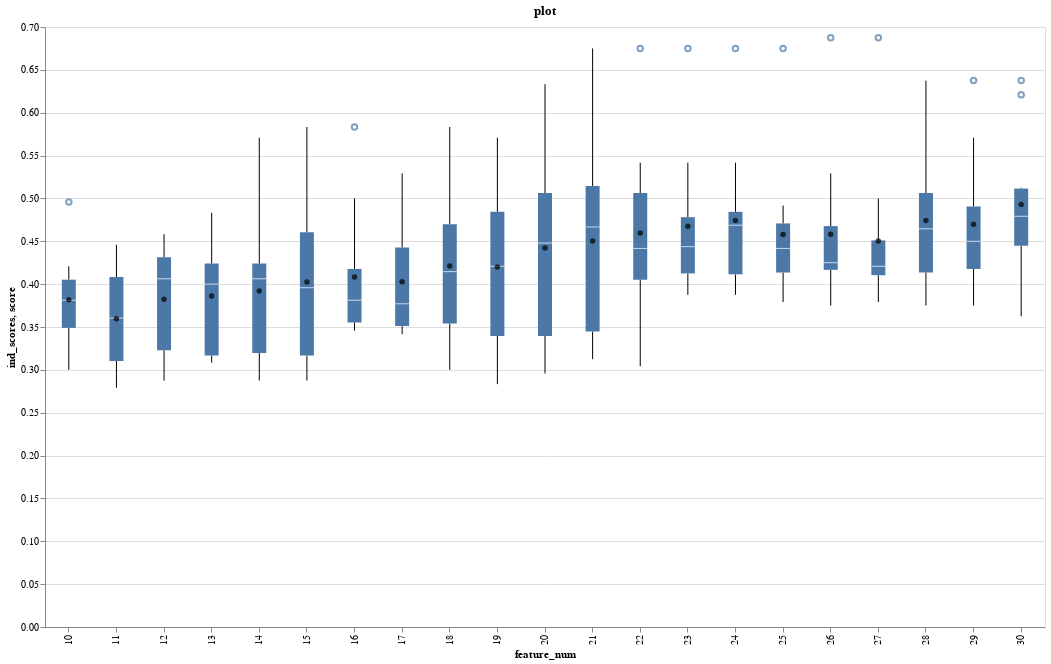

Here is the notebook cell this chart was saved with:
### Markdown cell above
#### The altair_feature_selection_chart function will generate charts of the feature selection information and similarly has a uniqueness parameter that functions in the same way as the dictionary. Click on the figure to see the features matching the uniqueness threshold for that feature space across the 10 fold selection process

### Code cell
bp_preprocessing.altair_feature_selection_chart(ridge_stats,uniqueness=3)

### Figure 1 — Vega-Lite specification as saved in the notebook (floating-point values rounded to 4 significant figures; data arrays with more than 128 entries replaced by an {"elided": "..."} marker saying what was removed)
{"config": {"view": {"continuousWidth": 400, "continuousHeight": 300}}, "layer": [{"data": {"name": "data-7f44a9d760907705afac057439d1af3f"}, "mark": "boxplot", "encoding": {"x": {"field": "feature_num", "type": "ordinal"}, "y": {"field": "ind_scores", "type": "quantitative"}}, "selection": {"selector003": {"type": "single", "empty": "none", "nearest": true}, "selector004": {"type": "interval", "bind": "scales", "encodings": ["x", "y"]}}}, {"data": {"name": "data-1c3a656e001f00c4417a30fe2bbb0e1a"}, "mark": {"type": "point", "color": "black", "filled": true}, "encoding": {"x": {"field": "feature_num", "title": "feature_num", "type": "ordinal"}, "y": {"field": "avg_score", "title": "score", "type": "quantitative"}}, "selection": {"selector003": {"type": "single", "empty": "none", "nearest": true}}}, {"data": {"name": "data-1c3a656e001f00c4417a30fe2bbb0e1a"}, "mark": {"type": "text", "baseline": "bottom", "dy": -75}, "encoding": {"text": {"field": "featuresX", "type": "nominal"}, "y": {"field": "zero", "type": "quantitative"}}, "transform": [{"filter": {"selection": "selector003"}}]}], "height": 600, "title": "plot", "width": 1000, "$schema": "https://vega.github.io/schema/vega-lite/v4.17.0.json", "datasets": {"data-7f44a9d760907705afac057439d1af3f": {"elided": "210 records"}, "data-1c3a656e001f00c4417a30fe2bbb0e1a": [{"feature_num": 10, "ind_scores": [0.3958, 0.3708, 0.3208, 0.4083, 0.3833, 0.3792, 0.4208, 0.4958, 0.3417, 0.3], "avg_score": 0.3817, "stdev": 0.05251, "ci68": "(0.32944447525005116, 0.4338888580832822)", "yerr": 0.05222, "features": [["TAU", "POTEJ", "MYDGF", "1433G", "PVR", "LTBP4", "PAL4A", "NLGN3", "PPT1", "1433Z"], ["1433G", "HBA", "NEU1", "LV861", "CO4A", "TAU", "OMD", "OSCAR", "TSP4", "MYDGF"], ["TAU", "TRFM", "GNS", "MGP", "1433G", "NPY", "AK1C1", "CHIT1", "CHLE", "1433Z"], ["1433G", "HTRA1", "SCG2", "AMYP", "LRP1B", "TAU", "MYDGF", "FREM2", "TIMP2", "1433Z"], ["1433G", "IDS", "SRPX", "CHLE", "ERAP2", "CPVL", "TAU", "CALB1", "1433Z", "FREM2"], ["1433G", "KLK11", "AMY2B", "PTPR2", "AK1C1", "CAH2", "PPT1", "1433Z", "TAU", "CPVL"], ["TAU", "MASP1", "CO7", "CLMP", "CAH2", "1433Z", "AK1C1", "PPT1", "NPTX2", "CHLE"], ["TAU", "CLMP", "K1C12", "POTEI", "CATD", "A0A075B7D0", "1433Z", "CADH5", "ZNF25", "VWF"], ["TAU", "MGAT2", "LRP1B", "HYI", "1433G", "CADH5", "PAL4A", "VWF", "ECM1", "HDHD2"], ["1433G", "PLSL", "MXRA8", "TSP2", "PAL4A", "PVR", "HLAE", "CAH2", "1433Z", "CADH5"]], "uniqueX_features_ina_string": "1433G, 1433Z, AK1C1, CADH5, CAH2, CHLE, MYDGF, PAL4A, PPT1, TAU", "featuresX": ["1433G, 1433Z, AK1C1, CADH5, CAH2, CHLE, MYDGF, PAL4A, PPT1, TAU"], "zero": 0}, {"feature_num": 11, "ind_scores": [0.3083, 0.3167, 0.2792, 0.4083, 0.4083, 0.4083, 0.3792, 0.4458, 0.3, 0.3417], "avg_score": 0.3596, "stdev": 0.05455, "ci68": "(0.30533414676906756, 0.41383251989759906)", "yerr": 0.05425, "features": [["TAU", "POTEJ", "MYDGF", "1433G", "PVR", "LTBP4", "PAL4A", "NLGN3", "PPT1", "1433Z", "HBAZ"], ["1433G", "HBA", "NEU1", "LV861", "CO4A", "TAU", "OMD", "OSCAR", "TSP4", "MYDGF", "1433B"], ["TAU", "TRFM", "GNS", "MGP", "1433G", "NPY", "AK1C1", "CHIT1", "CHLE", "1433Z", "AMY2B"], ["1433G", "HTRA1", "SCG2", "AMYP", "LRP1B", "TAU", "MYDGF", "FREM2", "TIMP2", "1433Z", "SUMO4"], ["1433G", "IDS", "SRPX", "CHLE", "ERAP2", "CPVL", "TAU", "CALB1", "1433Z", "FREM2", "NEDD8"], ["1433G", "KLK11", "AMY2B", "PTPR2", "AK1C1", "CAH2", "PPT1", "1433Z", "TAU", "CPVL", "SEPR"], ["TAU", "MASP1", "CO7", "CLMP", "CAH2", "1433Z", "AK1C1", "PPT1", "NPTX2", "CHLE", "GDIA"], ["TAU", "CLMP", "K1C12", "POTEI", "CATD", "A0A075B7D0", "1433Z", "CADH5", "ZNF25", "VWF", "1433G"], ["TAU", "MGAT2", "LRP1B", "HYI", "1433G", "CADH5", "PAL4A", "VWF", "ECM1", "HDHD2", "MMP2"], ["1433G", "PLSL", "MXRA8", "TSP2", "PAL4A", "PVR", "HLAE", "CAH2", "1433Z", "CADH5", "TAU"]], "uniqueX_features_ina_string": "1433G, 1433Z, AK1C1, CADH5, CAH2, CHLE, MYDGF, PAL4A, PPT1, TAU", "featuresX": ["1433G, 1433Z, AK1C1, CADH5, CAH2, CHLE, MYDGF, PAL4A, PPT1, TAU"], "zero": 0}, {"feature_num": 12, "ind_scores": [0.425, 0.3042, 0.2917, 0.4083, 0.4333, 0.4583, 0.4333, 0.3792, 0.2875, 0.4042], "avg_score": 0.3825, "stdev": 0.06106, "ci68": "(0.3217771913902592, 0.44322280860974084)", "yerr": 0.06072, "features": [["TAU", "POTEJ", "MYDGF", "1433G", "PVR", "LTBP4", "PAL4A", "NLGN3", "PPT1", "1433Z", "HBAZ", "ADA28"], ["1433G", "HBA", "NEU1", "LV861", "CO4A", "TAU", "OMD", "OSCAR", "TSP4", "MYDGF", "1433B", "CADH8"], ["TAU", "TRFM", "GNS", "MGP", "1433G", "NPY", "AK1C1", "CHIT1", "CHLE", "1433Z", "AMY2B", "MMP2"], ["1433G", "HTRA1", "SCG2", "AMYP", "LRP1B", "TAU", "MYDGF", "FREM2", "TIMP2", "1433Z", "SUMO4", "CO7"], ["1433G", "IDS", "SRPX", "CHLE", "ERAP2", "CPVL", "TAU", "CALB1", "1433Z", "FREM2", "NEDD8", "MMP2"], ["1433G", "KLK11", "AMY2B", "PTPR2", "AK1C1", "CAH2", "PPT1", "1433Z", "TAU", "CPVL", "SEPR", "GDIA"], ["TAU", "MASP1", "CO7", "CLMP", "CAH2", "1433Z", "AK1C1", "PPT1", "NPTX2", "CHLE", "GDIA", "CADH5"], ["TAU", "CLMP", "K1C12", "POTEI", "CATD", "A0A075B7D0", "1433Z", "CADH5", "ZNF25", "VWF", "1433G", "SEM3B"], ["TAU", "MGAT2", "LRP1B", "HYI", "1433G", "CADH5", "PAL4A", "VWF", "ECM1", "HDHD2", "MMP2", "SUMO4"], ["1433G", "PLSL", "MXRA8", "TSP2", "PAL4A", "PVR", "HLAE", "CAH2", "1433Z", "CADH5", "TAU", "SEPR"]], "uniqueX_features_ina_string": "1433G, 1433Z, AK1C1, CADH5, CAH2, CHLE, MMP2, MYDGF, PAL4A, PPT1, TAU", "featuresX": ["1433G, 1433Z, AK1C1, CADH5, CAH2, CHLE, MMP2, MYDGF, PAL4A, PPT1, TAU"], "zero": 0}, {"feature_num": 13, "ind_scores": [0.3958, 0.3083, 0.3292, 0.4208, 0.425, 0.4833, 0.4708, 0.3125, 0.3125, 0.4042], "avg_score": 0.3862, "stdev": 0.06316, "ci68": "(0.3234355423317144, 0.44906445766828557)", "yerr": 0.06281, "features": {"elided": "10x13 str values"}, "uniqueX_features_ina_string": "1433G, 1433Z, AK1C1, CADH5, CAH2, CHLE, MMP2, MYDGF, PAL4A, PPT1, TAU", "featuresX": ["1433G, 1433Z, AK1C1, CADH5, CAH2, CHLE, MMP2, MYDGF, PAL4A, PPT1, TAU"], "zero": 0}, {"feature_num": 14, "ind_scores": [0.3958, 0.3083, 0.2875, 0.4208, 0.425, 0.4417, 0.5708, 0.3, 0.3542, 0.4167], "avg_score": 0.3921, "stdev": 0.0805, "ci68": "(0.3120265140935771, 0.4721401525730896)", "yerr": 0.08006, "features": {"elided": "10x14 str values"}, "uniqueX_features_ina_string": "1433B, 1433G, 1433Z, AK1C1, CADH5, CAH2, CHLE, FREM2, GDIA, MMP2, MYDGF, PAL4A, PPT1, TAU", "featuresX": ["1433B, 1433G, 1433Z, AK1C1, CADH5, CAH2, CHLE, FREM2, GDIA, MMP2, MYDGF, PAL4A, PPT1, TAU"], "zero": 0}, {"feature_num": 15, "ind_scores": [0.3833, 0.2958, 0.2875, 0.5, 0.4625, 0.3083, 0.5833, 0.3417, 0.4083, 0.4542], "avg_score": 0.4025, "stdev": 0.09276, "ci68": "(0.3102517093955644, 0.4947482906044357)", "yerr": 0.09225, "features": {"elided": "10x15 str values"}, "uniqueX_features_ina_string": "1433B, 1433G, 1433Z, AK1C1, CADH5, CAH2, CHLE, FREM2, GDIA, MMP2, MYDGF, PAL4A, PPT1, TAU, VWF", "featuresX": ["1433B, 1433G, 1433Z, AK1C1, CADH5, CAH2, CHLE, FREM2, GDIA, MMP2, MYDGF, PAL4A, PPT1, TAU, VWF"], "zero": 0}, {"feature_num": 16, "ind_scores": [0.3833, 0.3583, 0.3792, 0.5, 0.4208, 0.3458, 0.5833, 0.3542, 0.4083, 0.35], "avg_score": 0.4083, "stdev": 0.07308, "ci68": "(0.33566113150589033, 0.4810055351607764)", "yerr": 0.07267, "features": {"elided": "10x16 str values"}, "uniqueX_features_ina_string": "1433B, 1433G, 1433Z, AK1C1, CADH5, CAH2, CHLE, CO7, FREM2, GDIA, MMP2, MYDGF, PAL4A, PPT1, TAU, VWF", "featuresX": ["1433B, 1433G, 1433Z, AK1C1, CADH5, CAH2, CHLE, CO7, FREM2, GDIA, MMP2, MYDGF, PAL4A, PPT1, TAU, VWF"], "zero": 0}, {"feature_num": 17, "ind_scores": [0.3833, 0.3458, 0.3792, 0.5, 0.4625, 0.3458, 0.5292, 0.3417, 0.3667, 0.375], "avg_score": 0.4029, "stdev": 0.06498, "ci68": "(0.338296828359979, 0.4675365049733544)", "yerr": 0.06462, "features": {"elided": "10x17 str values"}, "uniqueX_features_ina_string": "1433B, 1433G, 1433Z, AK1C1, CADH5, CAH2, CHLE, CO7, FREM2, GDIA, MMP2, MYDGF, PAL4A, PPT1, SUMO4, TAU, VWF", "featuresX": ["1433B, 1433G, 1433Z, AK1C1, CADH5, CAH2, CHLE, CO7, FREM2, GDIA, MMP2, MYDGF, PAL4A, PPT1, SUMO4, TAU, VWF"], "zero": 0}, {"feature_num": 18, "ind_scores": [0.4208, 0.3458, 0.3792, 0.5, 0.475, 0.3458, 0.5833, 0.3, 0.4083, 0.4542], "avg_score": 0.4213, "stdev": 0.08029, "ci68": "(0.34140793159435784, 0.5010920684056421)", "yerr": 0.07984, "features": {"elided": "10x18 str values"}, "uniqueX_features_ina_string": "1433B, 1433G, 1433Z, AK1C1, AMY2B, CADH5, CAH2, CHLE, CO7, FREM2, GDIA, MMP2, MYDGF, PAL4A, PPT1, SUMO4, TAU, VWF", "featuresX": ["1433B, 1433G, 1433Z, AK1C1, AMY2B, CADH5, CAH2, CHLE, CO7, FREM2, GDIA, MMP2, MYDGF, PAL4A, PPT1, SUMO4, TAU, VWF"], "zero": 0}, {"feature_num": 19, "ind_scores": [0.475, 0.3208, 0.4292, 0.5125, 0.4875, 0.2833, 0.5708, 0.3125, 0.3958, 0.4125], "avg_score": 0.42, "stdev": 0.08926, "ci68": "(0.33123074571740463, 0.5087692542825955)", "yerr": 0.08877, "features": {"elided": "10x19 str values"}, "uniqueX_features_ina_string": "1433B, 1433G, 1433Z, AK1C1, AMY2B, CADH5, CAH2, CHLE, CO7, FREM2, GDIA, MMP2, MYDGF, PAL4A, PPT1, SEPR, SUMO4, TAU, VWF", "featuresX": ["1433B, 1433G, 1433Z, AK1C1, AMY2B, CADH5, CAH2, CHLE, CO7, FREM2, GDIA, MMP2, MYDGF, PAL4A, PPT1, SEPR, SUMO4, TAU, VWF"], "zero": 0}, {"feature_num": 20, "ind_scores": [0.475, 0.3208, 0.4292, 0.575, 0.5167, 0.2958, 0.6333, 0.3125, 0.3958, 0.4667], "avg_score": 0.4421, "stdev": 0.108, "ci68": "(0.33466241274774977, 0.5495042539189169)", "yerr": 0.1074, "features": {"elided": "10x20 str values"}, "uniqueX_features_ina_string": "1433B, 1433G, 1433Z, AK1C1, AMY2B, CADH5, CAH2, CHLE, CO7, FREM2, GDIA, MMP2, MYDGF, PAL4A, PPT1, SEPR, SUMO4, TAU, VWF", "featuresX": ["1433B, 1433G, 1433Z, AK1C1, AMY2B, CADH5, CAH2, CHLE, CO7, FREM2, GDIA, MMP2, MYDGF, PAL4A, PPT1, SEPR, SUMO4, TAU, VWF"], "zero": 0}, {"feature_num": 21, "ind_scores": [0.5375, 0.3333, 0.3375, 0.525, 0.4667, 0.3667, 0.675, 0.3125, 0.4833, 0.4667], "avg_score": 0.4504, "stdev": 0.1085, "ci68": "(0.3425332314414572, 0.5583001018918761)", "yerr": 0.1079, "features": {"elided": "10x21 str values"}, "uniqueX_features_ina_string": "1433B, 1433G, 1433Z, AK1C1, AMY2B, CADH5, CAH2, CHLE, CO7, FREM2, GDIA, MMP2, MYDGF, PAL4A, PGK1, PGK2, PPT1, SEPR, SUMO4, TAU, VWF", "featuresX": ["1433B, 1433G, 1433Z, AK1C1, AMY2B, CADH5, CAH2, CHLE, CO7, FREM2, GDIA, MMP2, MYDGF, PAL4A, PGK1, PGK2, PPT1, SEPR, SUMO4, TAU, VWF"], "zero": 0}, {"feature_num": 22, "ind_scores": [0.4375, 0.3042, 0.4042, 0.475, 0.5417, 0.4083, 0.675, 0.3875, 0.4458, 0.5167], "avg_score": 0.4596, "stdev": 0.09611, "ci68": "(0.36401037022152605, 0.5551562964451408)", "yerr": 0.09557, "features": {"elided": "10x22 str values"}, "uniqueX_features_ina_string": "1433B, 1433G, 1433Z, AK1C1, AMY2B, CADH5, CAH2, CHLE, CO7, FREM2, GDIA, MMP2, MYDGF, PAL4A, PGK1, PGK2, POTEJ, PPT1, SEPR, SUMO4, TAU, - VWF", "featuresX": ["1433B, 1433G, 1433Z, AK1C1, AMY2B, CADH5, CAH2, CHLE, CO7, FREM2, GDIA, MMP2, MYDGF, PAL4A, PGK1, PGK2, POTEJ, PPT1, SEPR, SUMO4, TAU, ", " VWF"], "zero": 0}, {"feature_num": 23, "ind_scores": [0.4375, 0.3875, 0.4042, 0.475, 0.5417, 0.4792, 0.675, 0.3875, 0.4458, 0.4417], "avg_score": 0.4675, "stdev": 0.08222, "ci68": "(0.38573812925675266, 0.5492618707432472)", "yerr": 0.08176, "features": {"elided": "10x23 str values"}, "uniqueX_features_ina_string": "1433B, 1433G, 1433T, 1433Z, AK1C1, AMY2B, CADH5, CAH2, CHIT1, CHLE, CO7, FREM2, GDIA, MMP2, MYDGF, PAL4A, PGK1, PGK2, POTEJ, PPT1, SEPR, - SERC, SUMO4, TAU, VWF", "featuresX": ["1433B, 1433G, 1433T, 1433Z, AK1C1, AMY2B, CADH5, CAH2, CHIT1, CHLE, CO7, FREM2, GDIA, MMP2, MYDGF, PAL4A, PGK1, PGK2, POTEJ, PPT1, SEPR, ", " SERC, SUMO4, TAU, VWF"], "zero": 0}, {"feature_num": 24, "ind_scores": [0.4875, 0.3875, 0.3917, 0.475, 0.5417, 0.4667, 0.675, 0.4, 0.4458, 0.4708], "avg_score": 0.4742, "stdev": 0.08109, "ci68": "(0.39352542483528175, 0.5548079084980517)", "yerr": 0.08064, "features": {"elided": "10x24 str values"}, "uniqueX_features_ina_string": "1433B, 1433G, 1433T, 1433Z, AK1C1, AMY2B, CADH5, CAH2, CHIT1, CHLE, CO7, FREM2, GDIA, MMP2, MYDGF, PAL4A, PGK1, PGK2, POTEJ, PPT1, SEPR, - SERC, SUMO4, TAU, VASN, VWF", "featuresX": ["1433B, 1433G, 1433T, 1433Z, AK1C1, AMY2B, CADH5, CAH2, CHIT1, CHLE, CO7, FREM2, GDIA, MMP2, MYDGF, PAL4A, PGK1, PGK2, POTEJ, PPT1, SEPR, ", " SERC, SUMO4, TAU, VASN, VWF"], "zero": 0}, {"feature_num": 25, "ind_scores": [0.475, 0.3875, 0.3792, 0.425, 0.4917, 0.4583, 0.675, 0.4125, 0.4583, 0.4167], "avg_score": 0.4579, "stdev": 0.08035, "ci68": "(0.37801011241021054, 0.5378232209231228)", "yerr": 0.07991, "features": {"elided": "10x25 str values"}, "uniqueX_features_ina_string": "1433B, 1433G, 1433T, 1433Z, AK1C1, AMY2B, CADH5, CAH2, CHIT1, CHLE, CO7, FREM2, GDIA, MMP2, MYDGF, PAL4A, PGK1, PGK2, POTEJ, PPT1, SEPR, - SERC, SUMO4, TAU, VASN, VWF", "featuresX": ["1433B, 1433G, 1433T, 1433Z, AK1C1, AMY2B, CADH5, CAH2, CHIT1, CHLE, CO7, FREM2, GDIA, MMP2, MYDGF, PAL4A, PGK1, PGK2, POTEJ, PPT1, SEPR, ", " SERC, SUMO4, TAU, VASN, VWF"], "zero": 0}, {"feature_num": 26, "ind_scores": [0.4208, 0.3875, 0.4292, 0.475, 0.5292, 0.4167, 0.6875, 0.375, 0.4458, 0.4167], "avg_score": 0.4583, "stdev": 0.08698, "ci68": "(0.3718328038082077, 0.5448338628584589)", "yerr": 0.0865, "features": {"elided": "10x26 str values"}, "uniqueX_features_ina_string": "1433B, 1433G, 1433T, 1433Z, AK1C1, AMY2B, CADH5, CAH2, CHIT1, CHLE, CO6A2, CO7, FREM2, GDIA, HBAZ, MMP2, MYDGF, PAL4A, PGK1, PGK2, POTEJ, - PPT1, SEPR, SERC, SUMO4, TAU, VASN, VWF", "featuresX": ["1433B, 1433G, 1433T, 1433Z, AK1C1, AMY2B, CADH5, CAH2, CHIT1, CHLE, CO6A2, CO7, FREM2, GDIA, HBAZ, MMP2, MYDGF, PAL4A, PGK1, PGK2, POTEJ, ", " PPT1, SEPR, SERC, SUMO4, TAU, VASN, VWF"], "zero": 0}, {"feature_num": 27, "ind_scores": [0.4583, 0.4292, 0.3792, 0.5, 0.4167, 0.4167, 0.6875, 0.425, 0.4083, 0.3833], "avg_score": 0.4504, "stdev": 0.0857, "ci68": "(0.3651868540877835, 0.5356464792455498)", "yerr": 0.08523, "features": {"elided": "10x27 str values"}, "uniqueX_features_ina_string": "1433B, 1433G, 1433T, 1433Z, AK1C1, AMY2B, CADH5, CAH2, CHIT1, CHLE, CO6A2, CO7, FREM2, GDIA, HBAZ, MMP2, MYDGF, PAL4A, PGK1, PGK2, POTEJ, - PPT1, SEM3B, SEPR, SERC, SUMO4, TAU, VASN, VWF", "featuresX": ["1433B, 1433G, 1433T, 1433Z, AK1C1, AMY2B, CADH5, CAH2, CHIT1, CHLE, CO6A2, CO7, FREM2, GDIA, HBAZ, MMP2, MYDGF, PAL4A, PGK1, PGK2, POTEJ, ", " PPT1, SEM3B, SEPR, SERC, SUMO4, TAU, VASN, VWF"], "zero": 0}, {"feature_num": 28, "ind_scores": [0.5125, 0.4292, 0.3917, 0.4875, 0.375, 0.4458, 0.6375, 0.5708, 0.4083, 0.4833], "avg_score": 0.4742, "stdev": 0.07846, "ci68": "(0.3961441378162817, 0.5521891955170518)", "yerr": 0.07802, "features": {"elided": "10x28 str values"}, "uniqueX_features_ina_string": "1433B, 1433G, 1433T, 1433Z, AK1C1, AMY2B, CADH5, CAH2, CHIT1, CHLE, CO6A2, CO7, DPP6, FREM2, GDIA, HBAZ, MMP2, MYDGF, PAL4A, PGK1, PGK2, - POTEJ, PPT1, SEM3B, SEPR, SERC, SUMO4, TAU, VASN, VWF", "featuresX": ["1433B, 1433G, 1433T, 1433Z, AK1C1, AMY2B, CADH5, CAH2, CHIT1, CHLE, CO6A2, CO7, DPP6, FREM2, GDIA, HBAZ, MMP2, MYDGF, PAL4A, PGK1, PGK2, ", " POTEJ, PPT1, SEM3B, SEPR, SERC, SUMO4, TAU, VASN, VWF"], "zero": 0}, {"feature_num": 29, "ind_scores": [0.4625, 0.4, 0.4542, 0.5, 0.375, 0.4458, 0.6375, 0.5708, 0.4083, 0.4458], "avg_score": 0.47, "stdev": 0.07637, "ci68": "(0.3940515457240995, 0.5459484542759006)", "yerr": 0.07595, "features": {"elided": "10x29 str values"}, "uniqueX_features_ina_string": "1433B, 1433G, 1433T, 1433Z, AK1C1, AMY2B, CADH5, CAH2, CHIT1, CHLE, CO6A2, CO7, DPP6, FREM2, GDIA, HBAZ, MMP2, MYDGF, PAL4A, PGK1, PGK2, - POTEJ, PPT1, SEM3B, SEPR, SERC, SUMO4, TAU, VASN, VWF", "featuresX": ["1433B, 1433G, 1433T, 1433Z, AK1C1, AMY2B, CADH5, CAH2, CHIT1, CHLE, CO6A2, CO7, DPP6, FREM2, GDIA, HBAZ, MMP2, MYDGF, PAL4A, PGK1, PGK2, ", " POTEJ, PPT1, SEM3B, SEPR, SERC, SUMO4, TAU, VASN, VWF"], "zero": 0}, {"feature_num": 30, "ind_scores": [0.5125, 0.4417, 0.4542, 0.5, 0.3625, 0.4583, 0.6375, 0.6208, 0.5083, 0.4333], "avg_score": 0.4929, "stdev": 0.07989, "ci68": "(0.41347125650711736, 0.5723620768262161)", "yerr": 0.07945, "features": {"elided": "10x30 str values"}, "uniqueX_features_ina_string": "1433B, 1433G, 1433T, 1433Z, AK1C1, AMY2B, CADH5, CAH2, CHIT1, CHLE, CO6A2, CO7, DPP6, FREM2, GDIA, HBAZ, MMP2, MYDGF, PAL4A, PGK1, PGK2, - POTEJ, PPT1, PVR, SEM3B, SEPR, SERC, SUMO4, TAU, VASN, VWF", "featuresX": ["1433B, 1433G, 1433T, 1433Z, AK1C1, AMY2B, CADH5, CAH2, CHIT1, CHLE, CO6A2, CO7, DPP6, FREM2, GDIA, HBAZ, MMP2, MYDGF, PAL4A, PGK1, PGK2, ", " POTEJ, PPT1, PVR, SEM3B, SEPR, SERC, SUMO4, TAU, VASN, VWF"], "zero": 0}]}}
